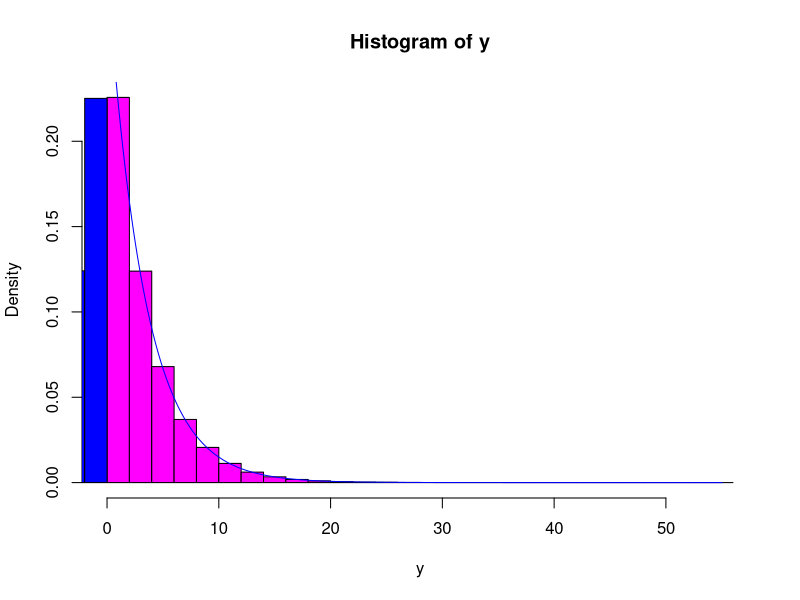

This figure's R source:
#Simularea unei valori dintr-o exponentiala de parametru lambda
#Marius Radu
lambda <- 4
u <- runif(1)
x <- -1/lambda*log(u)

#Scrieti o functie ce genereaza n valori din Exp(lambda)
expo_marius <-function(n,lambda)
{
  u <- runif(n)
  x <- -1/lambda*log(u)
  return(x)
}
#Vizualizam valorile generate prin intermediul unei histograme
lambda <- 0.3
n <- 10^6
y <- expo_marius(n,lambda)
#Cate valori am cuprinse intre 0 si 0.2
length(y[(y<=0.2)&(y>=0)])
max(y)
hist(y,col="magenta",freq=F)
t <- seq(min(y),max(y),0.001)
lines(t,dexp(t,lambda),col="blue")
y1 <- rexp(n,lambda)
#hist(y1)
hist(-y1,add=T,col="blue",freq=F)

#TEMA: Construiti un algoritm care simuleaza 10^6 valori din repartitia
#lucrata in exemplul cu metoda inversa

# Algoritmul pentru simularea unei valori dintr-o variabila aleatoare
#discreta X:(1 2 3 4 5;10/30 1/30 4/30 7/30 8/30)
val <- 1:5
prob <- c(1/3,1/30,2/15,7/30,4/15)
u <- runif(1)
if (u<prob[1]) { x=val[1]
} else if (u<prob[1]+prob[2]) {x=val[2]
}else {if (u<prob[1]+prob[2]+prob[3]) x=val[3]
else  if (u<prob[1]+prob[2]+prob[3]+prob[4]) x=val[4]
else x=val[5]
}  

prob_partiale <- cumsum(prob)

#TEMA: Eficientizati cat de mult posibil algoritmul de mai sus

